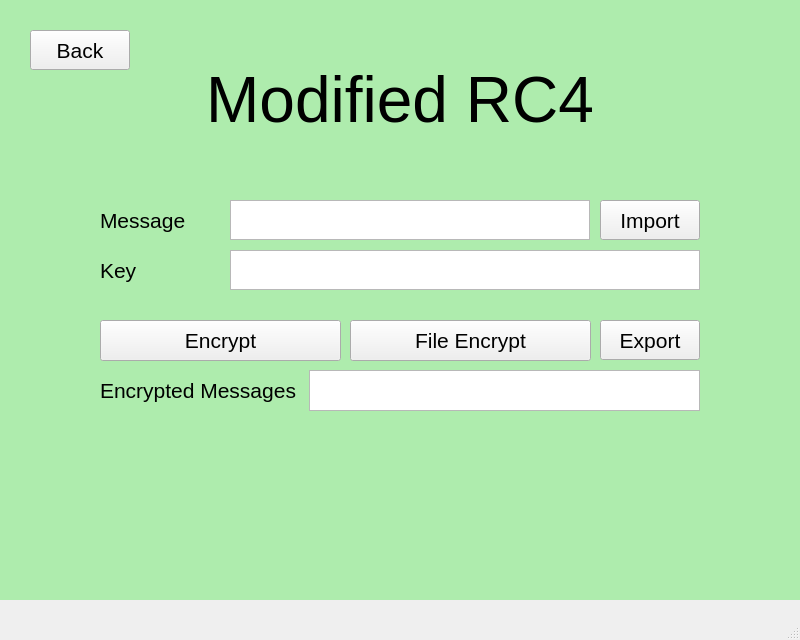
<?xml version="1.0" encoding="UTF-8"?>
<ui version="4.0">
 <class>MainWindow</class>
 <widget class="QMainWindow" name="MainWindow">
  <property name="geometry">
   <rect>
    <x>0</x>
    <y>0</y>
    <width>800</width>
    <height>640</height>
   </rect>
  </property>
  <property name="windowTitle">
   <string>MainWindow</string>
  </property>
  <widget class="QWidget" name="centralwidget">
   <widget class="QLabel" name="label">
    <property name="geometry">
     <rect>
      <x>100</x>
      <y>200</y>
      <width>130</width>
      <height>40</height>
     </rect>
    </property>
    <property name="font">
     <font>
      <pointsize>16</pointsize>
     </font>
    </property>
    <property name="text">
     <string>Message</string>
    </property>
   </widget>
   <widget class="QLabel" name="label_2">
    <property name="geometry">
     <rect>
      <x>100</x>
      <y>250</y>
      <width>130</width>
      <height>40</height>
     </rect>
    </property>
    <property name="font">
     <font>
      <pointsize>16</pointsize>
     </font>
    </property>
    <property name="text">
     <string>Key</string>
    </property>
   </widget>
   <widget class="QTextEdit" name="textEdit">
    <property name="geometry">
     <rect>
      <x>230</x>
      <y>200</y>
      <width>360</width>
      <height>40</height>
     </rect>
    </property>
    <property name="styleSheet">
     <string notr="true">font-size:16pt</string>
    </property>
    <property name="html">
     <string>&lt;!DOCTYPE HTML PUBLIC &quot;-//W3C//DTD HTML 4.0//EN&quot; &quot;http://www.w3.org/TR/REC-html40/strict.dtd&quot;&gt;
&lt;html&gt;&lt;head&gt;&lt;meta name=&quot;qrichtext&quot; content=&quot;1&quot; /&gt;&lt;style type=&quot;text/css&quot;&gt;
p, li { white-space: pre-wrap; }
&lt;/style&gt;&lt;/head&gt;&lt;body style=&quot; font-family:'MS Shell Dlg 2'; font-size:16pt; font-weight:400; font-style:normal;&quot;&gt;
&lt;p style=&quot;-qt-paragraph-type:empty; margin-top:0px; margin-bottom:0px; margin-left:0px; margin-right:0px; -qt-block-indent:0; text-indent:0px; font-size:8.25pt;&quot;&gt;&lt;br /&gt;&lt;/p&gt;&lt;/body&gt;&lt;/html&gt;</string>
    </property>
   </widget>
   <widget class="QTextEdit" name="textEdit_2">
    <property name="geometry">
     <rect>
      <x>230</x>
      <y>250</y>
      <width>470</width>
      <height>40</height>
     </rect>
    </property>
    <property name="styleSheet">
     <string notr="true">font-size:16pt</string>
    </property>
    <property name="html">
     <string>&lt;!DOCTYPE HTML PUBLIC &quot;-//W3C//DTD HTML 4.0//EN&quot; &quot;http://www.w3.org/TR/REC-html40/strict.dtd&quot;&gt;
&lt;html&gt;&lt;head&gt;&lt;meta name=&quot;qrichtext&quot; content=&quot;1&quot; /&gt;&lt;style type=&quot;text/css&quot;&gt;
p, li { white-space: pre-wrap; }
&lt;/style&gt;&lt;/head&gt;&lt;body style=&quot; font-family:'MS Shell Dlg 2'; font-size:16pt; font-weight:400; font-style:normal;&quot;&gt;
&lt;p style=&quot;-qt-paragraph-type:empty; margin-top:0px; margin-bottom:0px; margin-left:0px; margin-right:0px; -qt-block-indent:0; text-indent:0px; font-size:8.25pt;&quot;&gt;&lt;br /&gt;&lt;/p&gt;&lt;/body&gt;&lt;/html&gt;</string>
    </property>
   </widget>
   <widget class="QTextBrowser" name="textBrowser">
    <property name="geometry">
     <rect>
      <x>309</x>
      <y>370</y>
      <width>391</width>
      <height>41</height>
     </rect>
    </property>
    <property name="styleSheet">
     <string notr="true">font-size:16pt</string>
    </property>
    <property name="html">
     <string>&lt;!DOCTYPE HTML PUBLIC &quot;-//W3C//DTD HTML 4.0//EN&quot; &quot;http://www.w3.org/TR/REC-html40/strict.dtd&quot;&gt;
&lt;html&gt;&lt;head&gt;&lt;meta name=&quot;qrichtext&quot; content=&quot;1&quot; /&gt;&lt;style type=&quot;text/css&quot;&gt;
p, li { white-space: pre-wrap; }
&lt;/style&gt;&lt;/head&gt;&lt;body style=&quot; font-family:'MS Shell Dlg 2'; font-size:16pt; font-weight:400; font-style:normal;&quot;&gt;
&lt;p style=&quot;-qt-paragraph-type:empty; margin-top:0px; margin-bottom:0px; margin-left:0px; margin-right:0px; -qt-block-indent:0; text-indent:0px;&quot;&gt;&lt;br /&gt;&lt;/p&gt;&lt;/body&gt;&lt;/html&gt;</string>
    </property>
   </widget>
   <widget class="QLabel" name="label_4">
    <property name="geometry">
     <rect>
      <x>100</x>
      <y>370</y>
      <width>201</width>
      <height>40</height>
     </rect>
    </property>
    <property name="font">
     <font>
      <pointsize>16</pointsize>
     </font>
    </property>
    <property name="text">
     <string>Encrypted Messages</string>
    </property>
   </widget>
   <widget class="QPushButton" name="pushButton_3">
    <property name="geometry">
     <rect>
      <x>600</x>
      <y>200</y>
      <width>100</width>
      <height>40</height>
     </rect>
    </property>
    <property name="font">
     <font>
      <pointsize>16</pointsize>
     </font>
    </property>
    <property name="text">
     <string>Import</string>
    </property>
   </widget>
   <widget class="QLabel" name="label_6">
    <property name="geometry">
     <rect>
      <x>30</x>
      <y>60</y>
      <width>740</width>
      <height>80</height>
     </rect>
    </property>
    <property name="font">
     <font>
      <pointsize>48</pointsize>
     </font>
    </property>
    <property name="text">
     <string>Modified RC4</string>
    </property>
    <property name="alignment">
     <set>Qt::AlignCenter</set>
    </property>
   </widget>
   <widget class="QPushButton" name="pushButton_4">
    <property name="geometry">
     <rect>
      <x>600</x>
      <y>320</y>
      <width>100</width>
      <height>40</height>
     </rect>
    </property>
    <property name="font">
     <font>
      <pointsize>16</pointsize>
     </font>
    </property>
    <property name="text">
     <string>Export</string>
    </property>
   </widget>
   <widget class="QPushButton" name="pushButton_5">
    <property name="geometry">
     <rect>
      <x>100</x>
      <y>320</y>
      <width>241</width>
      <height>41</height>
     </rect>
    </property>
    <property name="font">
     <font>
      <pointsize>16</pointsize>
     </font>
    </property>
    <property name="text">
     <string>Encrypt</string>
    </property>
   </widget>
   <widget class="QPushButton" name="pushButton_6">
    <property name="geometry">
     <rect>
      <x>30</x>
      <y>30</y>
      <width>100</width>
      <height>40</height>
     </rect>
    </property>
    <property name="font">
     <font>
      <pointsize>16</pointsize>
     </font>
    </property>
    <property name="text">
     <string>Back</string>
    </property>
   </widget>
   <widget class="QPushButton" name="pushButton_7">
    <property name="geometry">
     <rect>
      <x>350</x>
      <y>320</y>
      <width>241</width>
      <height>41</height>
     </rect>
    </property>
    <property name="font">
     <font>
      <pointsize>16</pointsize>
     </font>
    </property>
    <property name="text">
     <string>File Encrypt</string>
    </property>
   </widget>
   <widget class="QWidget" name="widget" native="true">
    <property name="geometry">
     <rect>
      <x>0</x>
      <y>0</y>
      <width>800</width>
      <height>600</height>
     </rect>
    </property>
    <property name="styleSheet">
     <string notr="true">background-color: rgb(174, 236, 173);</string>
    </property>
   </widget>
   <zorder>widget</zorder>
   <zorder>label</zorder>
   <zorder>label_2</zorder>
   <zorder>textEdit</zorder>
   <zorder>textEdit_2</zorder>
   <zorder>textBrowser</zorder>
   <zorder>label_4</zorder>
   <zorder>pushButton_3</zorder>
   <zorder>label_6</zorder>
   <zorder>pushButton_4</zorder>
   <zorder>pushButton_5</zorder>
   <zorder>pushButton_6</zorder>
   <zorder>pushButton_7</zorder>
  </widget>
  <widget class="QStatusBar" name="statusbar"/>
  <widget class="QMenuBar" name="menubar">
   <property name="geometry">
    <rect>
     <x>0</x>
     <y>0</y>
     <width>800</width>
     <height>21</height>
    </rect>
   </property>
  </widget>
 </widget>
 <resources/>
 <connections/>
</ui>
